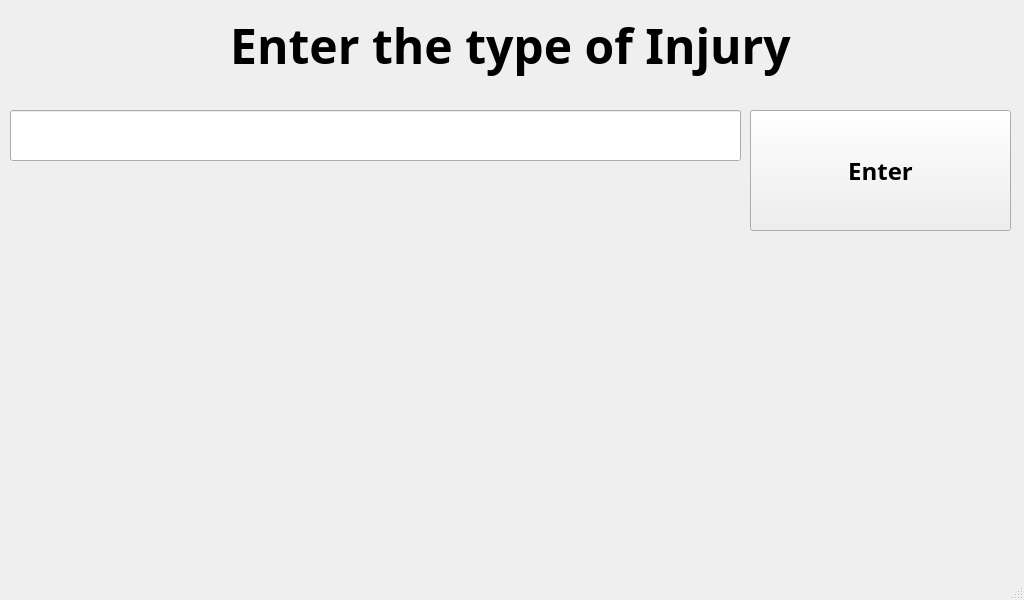
<?xml version="1.0" encoding="UTF-8"?>
<ui version="4.0">
 <class>MainWindow</class>
 <widget class="QMainWindow" name="MainWindow">
  <property name="geometry">
   <rect>
    <x>0</x>
    <y>0</y>
    <width>1024</width>
    <height>600</height>
   </rect>
  </property>
  <property name="minimumSize">
   <size>
    <width>1024</width>
    <height>600</height>
   </size>
  </property>
  <property name="maximumSize">
   <size>
    <width>1024</width>
    <height>600</height>
   </size>
  </property>
  <property name="windowTitle">
   <string>Search Injury</string>
  </property>
  <widget class="QWidget" name="centralwidget">
   <widget class="QLabel" name="TITLE">
    <property name="geometry">
     <rect>
      <x>0</x>
      <y>0</y>
      <width>1021</width>
      <height>91</height>
     </rect>
    </property>
    <property name="font">
     <font>
      <family>Unispace</family>
      <pointsize>36</pointsize>
      <weight>75</weight>
      <bold>true</bold>
     </font>
    </property>
    <property name="text">
     <string>Enter the type of Injury</string>
    </property>
    <property name="alignment">
     <set>Qt::AlignCenter</set>
    </property>
   </widget>
   <widget class="QLineEdit" name="lineEdit">
    <property name="geometry">
     <rect>
      <x>10</x>
      <y>110</y>
      <width>731</width>
      <height>51</height>
     </rect>
    </property>
   </widget>
   <widget class="QPushButton" name="enter_button">
    <property name="geometry">
     <rect>
      <x>750</x>
      <y>110</y>
      <width>261</width>
      <height>121</height>
     </rect>
    </property>
    <property name="font">
     <font>
      <family>Unispace</family>
      <pointsize>18</pointsize>
      <weight>75</weight>
      <bold>true</bold>
     </font>
    </property>
    <property name="text">
     <string>Enter</string>
    </property>
   </widget>
   <widget class="QLabel" name="label">
    <property name="geometry">
     <rect>
      <x>-10</x>
      <y>340</y>
      <width>1071</width>
      <height>271</height>
     </rect>
    </property>
    <property name="text">
     <string/>
    </property>
    <property name="pixmap">
     <pixmap>1024x222 keyboard pi.png</pixmap>
    </property>
   </widget>
  </widget>
  <widget class="QStatusBar" name="statusbar"/>
 </widget>
 <resources/>
 <connections/>
</ui>
